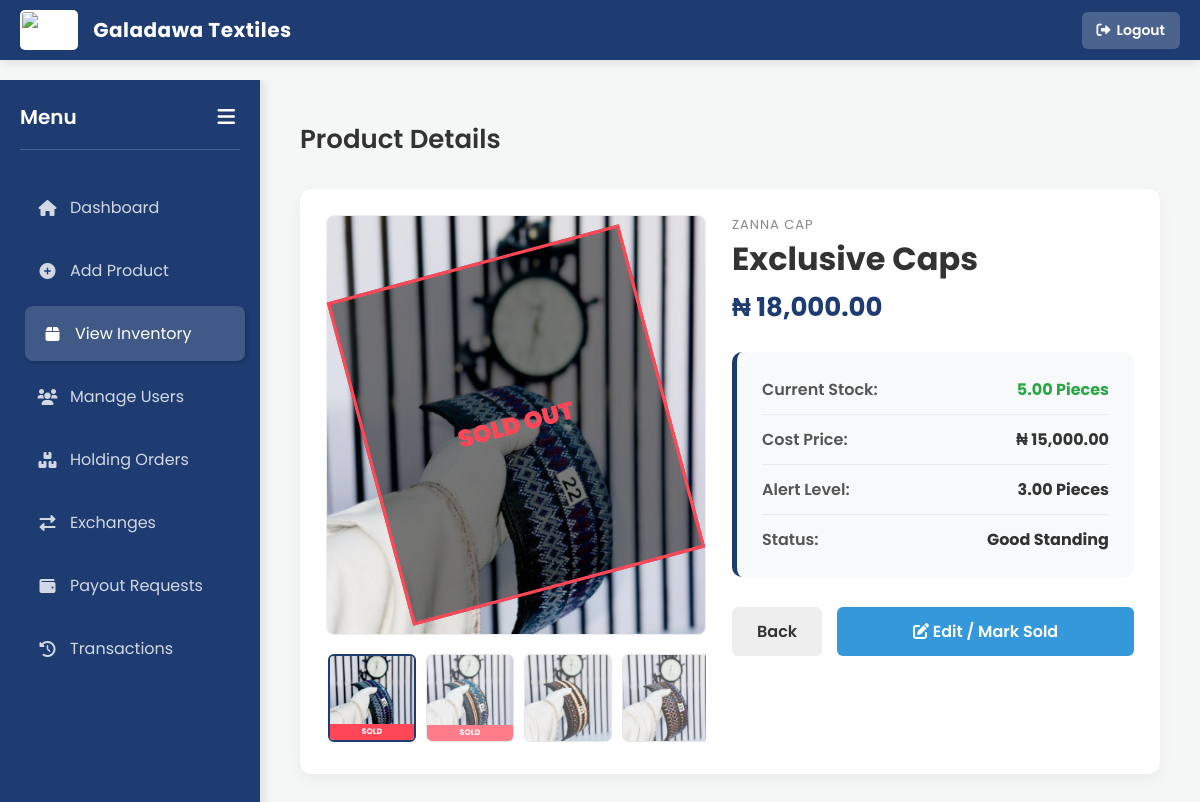
/admin/product_details.php?id=5 (signed in), run on the app's committed database.
### tables this page shows
CREATE TABLE `product_images` (
  `id` int(11) NOT NULL,
  `product_id` int(11) NOT NULL,
  `image_name` varchar(255) NOT NULL,
  `status` enum('available','sold_out') DEFAULT 'available'
);

CREATE TABLE `products` (
  `id` int(11) NOT NULL,
  `name` varchar(100) NOT NULL,
  `category` varchar(50) NOT NULL,
  `buy_price` decimal(10,2) NOT NULL,
  `sell_price` decimal(10,2) NOT NULL,
  `quantity` decimal(10,2) NOT NULL DEFAULT 0.00,
  `min_stock` decimal(10,2) DEFAULT 10.00,
  `created_at` timestamp NOT NULL DEFAULT current_timestamp(),
  `image` varchar(255) DEFAULT 'default.png'
);

### admin/product_details.php (the view, shortened to what this page needs)
<?php
include '../includes/payouts.php';
$admin_payout_unread = get_admin_unread_count($conn);
$product_id = $_GET['id'];
$sql_prod = "SELECT * FROM products WHERE id = '$product_id'";
$res_prod = $conn->query($sql_prod);
$product = $res_prod->fetch_assoc();
$sql_img = "SELECT * FROM product_images WHERE product_id = '$product_id'";
$res_img = $conn->query($sql_img);
$images = [];
while($row = $res_img->fetch_assoc()) {
    $images[] = $row;
}
$main_image = (count($images) > 0) ? "../uploads/" . $images[0]['image_name'] : "../img/logo.png";
$main_status = (count($images) > 0) ? $images[0]['status'] : 'available';
$is_low = ($product['quantity'] < $product['min_stock']);
$unit = (strpos($product['category'], 'Cap') !== false) ? 'Pieces' : 'Yards';
?>
<!DOCTYPE html>
<html lang="en">
<head>
    <link rel="stylesheet" href="https://cdnjs.cloudflare.com/ajax/libs/font-awesome/6.0.0/css/all.min.css">
    <link rel="stylesheet" href="../css/style.css">
</head>
<body class="admin-mobile-ui">
<?php $is_dashboard = true; include '../includes/topbar.php'; ?>
    <div class="dashboard-container">
        <div class="sidebar" id="sidebar">
            <div class="sidebar-header">
                <h3>Menu</h3>
                <button class="toggle-btn" onclick="toggleSidebar()"><i class="fas fa-bars"></i></button>
            </div>
            <a href="dashboard.php"><i class="fas fa-home"></i> <span>Dashboard</span></a>
            <a href="add_product.php"><i class="fas fa-plus-circle"></i> <span>Add Product</span></a>
            <a href="view_inventory.php" class="active"><i class="fas fa-box"></i> <span>View Inventory</span></a>
            <a href="manage_users.php"><i class="fas fa-users"></i> <span>Manage Users</span></a>
            <a href="holding_orders.php"><i class="fas fa-boxes-stacked"></i> <span>Holding Orders</span></a>
            <a href="exchange_history.php"><i class="fas fa-right-left"></i> <span>Exchanges</span></a>
            <a href="payout_requests.php"><i class="fas fa-wallet"></i> <span>Payout Requests</span><?php if ($admin_payout_unread > 0): ?><span class="notif-dot"></span><?php endif; ?></a>
            <a href="transaction_history.php"><i class="fas fa-history"></i> <span>Transactions</span></a>
        </div>
        <div class="main-content">
            <div class="header-title">Product Details</div>
            <div class="details-card">
                <div class="left-column">
                    <div class="main-image-box">
                        <img id="mainImg" src="<?php echo $main_image; ?>">
                        <div id="mainSoldOverlay" class="sold-overlay-main" style="opacity: <?php echo ($main_status=='sold_out')?'1':'0'; ?>;">SOLD OUT</div>
                    </div>
                    <div class="thumb-grid">
                        <?php foreach($images as $img): ?>
                            <?php $src = "../uploads/" . $img['image_name']; ?>
                            <div class="thumb-item" onclick="changeImage('<?php echo $src; ?>', '<?php echo $img['status']; ?>', this)">
                                <img src="<?php echo $src; ?>">
                                <?php if($img['status'] == 'sold_out'): ?>
                                    <div class="thumb-sold-label">SOLD</div>
                                <?php endif; ?>
                            </div>
                        <?php endforeach; ?>
                    </div>
                </div>
                <div class="right-column">
                    <div class="cat-label"><?php echo strtoupper($product['category']); ?></div>
                    <div class="prod-name"><?php echo $product['name']; ?></div>
                    <div class="prod-price">₦ <?php echo number_format($product['sell_price'], 2); ?></div>
                    <div class="info-box">
                        <div class="info-row">
                            <span class="label">Current Stock:</span>
                            <span class="value green"><?php echo $product['quantity']; ?> <?php echo $unit; ?></span>
                        </div>
                        <div class="info-row">
                            <span class="label">Cost Price:</span>
                            <span class="value">₦ <?php echo number_format($product['buy_price'], 2); ?></span>
                        </div>
                        <div class="info-row">
                            <span class="label">Alert Level:</span>
                            <span class="value"><?php echo $product['min_stock']; ?> <?php echo $unit; ?></span>
                        </div>
                        <div class="info-row">
                            <span class="label">Status:</span>
                            <span class="value <?php echo $is_low ? 'red' : ''; ?>">
                                <?php echo $is_low ? 'Restock Needed' : 'Good Standing'; ?>
                            </span>
                        </div>
                    </div>
                    <div class="btn-group">
                        <a href="view_inventory.php" class="btn-back">Back</a>
                        <a href="update_product.php?id=<?php echo $product_id; ?>" class="btn-edit">
                            <i class="fas fa-edit"></i> Edit / Mark Sold
                        </a>
                    </div>
                </div>
            </div>
        </div>
    </div>
</body>
</html>

### css/style.css (style rules this page uses)
* { margin: 0; padding: 0; box-sizing: border-box; font-family: 'Poppins', sans-serif; }
body { background-color: #f4f7f6; min-height: 100vh; }
.dashboard-container { display: flex; width: 100%; min-height: 100vh; height: calc(100vh - 80px); overflow: hidden; }
.sidebar { width: 260px; background: #1e3c72; color: white; display: flex; flex-direction: column; padding: 20px; box-shadow: 4px 0 10px rgba(0,0,0,0.1); transition: width 0.3s ease; flex-shrink: 0; position: sticky; top: 0; height: 100%; align-self: flex-start; }
.sidebar-header { display: flex; justify-content: space-between; align-items: center; padding-bottom: 15px; margin-bottom: 30px; border-bottom: 1px solid rgba(255,255,255,0.2); height: 50px; }
.sidebar h3 { margin: 0; font-size: 20px; font-weight: 600; white-space: nowrap; overflow: hidden; }
.toggle-btn { background: none; border: none; color: white; font-size: 20px; cursor: pointer; padding: 5px; }
.sidebar a { text-decoration: none; color: rgba(255,255,255,0.8); padding: 15px; margin-bottom: 8px; border-radius: 8px; display: flex; align-items: center; transition: 0.3s; white-space: nowrap; overflow: hidden; position: relative; }
.sidebar a i { width: 25px; text-align: center; margin-right: 10px; }
.sidebar a:hover, .sidebar a.active { background: rgba(255,255,255,0.15); color: white; transform: translateX(5px); box-shadow: 2px 2px 5px rgba(0,0,0,0.2); }
.main-content { flex: 1; padding: 40px; background: #f4f7f6; overflow-y: auto; height: 100%; }
.header-title { font-size: 26px; color: #333; margin-bottom: 30px; font-weight: 600; }

### admin/product_details.php (style rules this page uses)
* { box-sizing: border-box; }
.details-card { background: white; border-radius: 12px; box-shadow: 0 5px 15px rgba(0,0,0,0.05); padding: 26px; display: grid; grid-template-columns: minmax(320px, 380px) minmax(0, 1fr); gap: 26px; align-items: start; width: 100%; max-width: 1020px; margin: 0 auto; }
.left-column { width: 100%; min-width: 0; position: sticky; top: 90px; align-self: start; }
.main-image-box { width: 100%; height: 420px; border: 1px solid #eee; border-radius: 8px; overflow: hidden; position: relative; margin-bottom: 15px; background: #fff; }
.main-image-box img { width: 100%; height: 100%; object-fit: cover; object-position: top center; transition: transform 0.3s; }
.sold-overlay-main { position: absolute; top: 0; left: 0; width: 100%; height: 100%; background: rgba(0,0,0,0.5); display: flex; justify-content: center; align-items: center; color: #ff4757; font-size: 30px; font-weight: 900; border: 4px solid #ff4757; transform: rotate(-15deg) scale(0.8); opacity: 0; pointer-events: none; transition: 0.3s; }
.thumb-grid { display: flex; gap: 10px; overflow-x: auto; overflow-y: hidden; padding: 4px 2px 6px; }
.thumb-item { flex: 0 0 88px; width: 88px; height: 88px; border: 1px solid #ddd; border-radius: 6px; cursor: pointer; overflow: hidden; position: relative; opacity: 0.7; transition: 0.2s; }
.thumb-item.active { border: 2px solid #1e3c72; opacity: 1; }
.thumb-item img { width: 100%; height: 100%; object-fit: cover; }
.thumb-sold-label { position: absolute; bottom: 0; width: 100%; background: #ff4757; color: white; font-size: 8px; text-align: center; font-weight: bold; padding: 2px 0; }
.right-column { min-width: 0; padding-top: 0; align-self: start; }
.cat-label { color: #888; font-size: 13px; text-transform: uppercase; letter-spacing: 1px; }
.prod-name { font-size: 32px; font-weight: 700; color: #333; margin: 5px 0 10px 0; line-height: 1.2; }
.prod-price { font-size: 26px; color: #1e3c72; font-weight: 700; margin-bottom: 25px; }
.info-box { background: #f8f9fa; border-radius: 10px; padding: 25px; border-left: 5px solid #1e3c72; }
.info-row { display: flex; justify-content: space-between; align-items: center; gap: 16px; margin-bottom: 12px; border-bottom: 1px solid #e9ecef; padding-bottom: 12px; }
.info-row:last-child { border-bottom: none; margin-bottom: 0; padding-bottom: 0; }
.label { font-weight: 600; color: #555; }
.value { font-weight: 700; color: #333; }
.value.green { color: #28a745; }
.btn-group { margin-top: 30px; display: flex; gap: 15px; flex-wrap: wrap; }
.btn-back { padding: 12px 25px; background: #eee; color: #333; border-radius: 6px; font-weight: 600; text-decoration: none; }
.btn-edit { flex: 1; padding: 12px; background: #3498db; color: white; border-radius: 6px; font-weight: 600; text-align: center; text-decoration: none; }

### data on the page
product_images: image_name (picture), status "SOLD"
product_images: image_name (picture), status "SOLD"
product_images: image_name (picture)
product_images: image_name (picture)
products: category "ZANNA CAP", name "Exclusive Caps", sell_price "18,000.00", quantity "5.00", category "Pieces", buy_price "15,000.00", min_stock "3.00"
